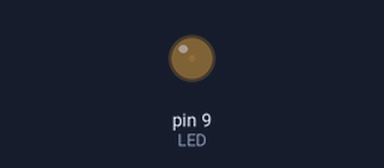
The sketch below on a simulated Arduino Uno, built with avr-gcc and run on an emulated ATmega328P. Shown: output pins drawn as LEDs (lit = HIGH).

Above: at 0.05 s.
At 6.05 s:
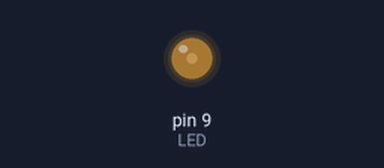
Timing chart, 0 to 11.2 s (numbered marks = the images above):
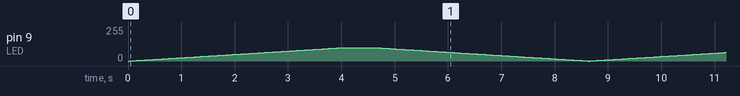

The sketch:

Varying_the_fading_of_LED.ino
```cpp
const int LED = 9;
int i;
int j;

void setup()
{
   pinMode(LED, OUTPUT);
}

void loop()
{
   for( i=0 ; i<100 ; i++)
      {
         analogWrite(LED, i);
         delay(40);
      }

   for( j=100 ; j<255 ; j++)
      {
         analogWrite(LED, j);
         delay(2);
      }

   for( j=255 ; j>100 ; j--)
      {
         analogWrite(LED, j);
         delay(2);
      }

   for( i=100 ; i>0 ; i--)
      {
         analogWrite(LED, i);
         delay(40);
      }
}
```
